Frame 1 (no input): blank canvas, image omitted
Frame 60 (no input): blank canvas, image omitted
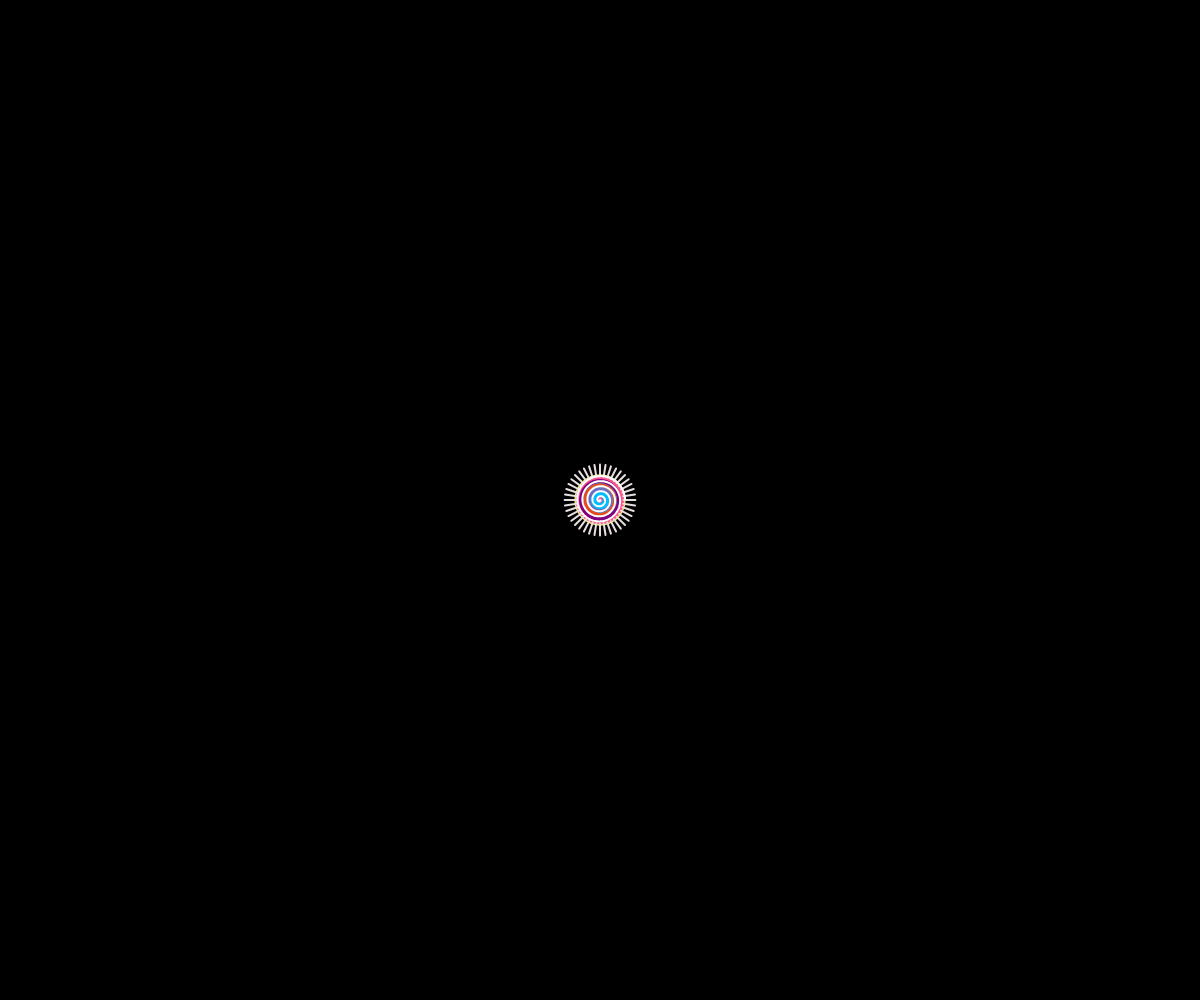
Frame 120 (the mouse pressed at the canvas centre since frame 60)

The p5.js sketch whose frames 1 and 60 were blank and that drew this single picture after the mouse press (run headless with seeded random() and noise() and a simulated clock; from frame 60 on, the mouse is pressed at the canvas centre):

// p5.js sketch
// ── sketch.js


let circlepattern = []; // Array to hold all our cirles
let isPaused = false;      // Whether animation is paused
let speedMultiplier = 1;   // Multiplier to control speed
//modified: i added mouse attraction logic to all move() functions of different pattern types
// the speedMultiplier variable to control the speed of the animation based on user input
//the isPaused variable is to control the pause and resume functionality of the animation


// Color palette for Cora's circles
const fullPalette = [
  "#E53935", "#FF5252", "#0097A7", "#5C91A1", "#B2DFDB", "#4E2424",
  "#FFB300", "#F48FB1", "#0D0477", "#BA68C8", "#AED581", "#7C2945",
  "#FB8C00", "#FFEB3B", "#0D0477", "#AB47BC", "#F0F4C3", "#4A154B",
  "#FF3D00", "#FF4081", "#004D61", "#A67C52", "#E1BEE7", "#103A44"
];

// const numberofcircle = 64;

function setup() {
  createCanvas(windowWidth, windowHeight);
// for (let i = 0; i < numberofcircle; i++) {
  //   let paletteStart = floor(random(0, fullPalette.length - 6));     
  //   let palette = fullPalette.slice(paletteStart, paletteStart + 6);
  //   let x = random(width/4, 3*width/4);
  //   let y = random(height/4, 3*height/4);
  //   let r = random(48, 64); 

  //   let rand = random(); 
  //   if (rand < 0.25) {
  //     circlepattern.push(new criclepattern(x, y, r, palette));
  //   } else if (rand < 0.5) {
  //     circlepattern.push(new YinPatterncriclepattern(x, y, r));
  //   } else if (rand < 0.75) {
  //     circlepattern.push(new KristienPattern1criclepattern(x, y, r));
  //   } else {
  //     circlepattern.push(new KristienPattern2criclepattern(x, y, r));
  //   }
  // }

}
// Modified: i removed the for loop that creates the initial circles because now circles are created interactively by clicking on the canvas


function windowResized() {
  resizeCanvas(windowWidth, windowHeight);
   // Lfor loop for repositioning the circles if they are out of frame after resizing
  for (let criclepattern of circlepattern) {
    if (criclepattern.criclepatternXPos > width || criclepattern.criclepatternXPos < 0) {
      criclepattern.criclepatternXPos = random(width / 4, (3 * width) / 4);
    }
    if (criclepattern.criclepatternYPos > height || criclepattern.criclepatternYPos < 0) {
      criclepattern.criclepatternYPos = random(height / 4, (3 * height) / 4);
// If the circle's x and y position is out of frame, it resets to a random position in the central half
    } 
  }
}

//function draw() {
  //background(0);
  //for (let criclepattern of circlepattern) {
  //  criclepattern.move();
  //  criclepattern.display();
  //}
//}

function draw() {
  background(0);
  for (let c of circlepattern) {
    if (!isPaused) {
      c.move();  // Only move when not paused
    }
    c.display();
  }
}
// ***modified: i changed the Draw Function to toggle pause/resume on mouse click


// Class for the patterned circles(Cora's pattern)
class PatternedCircle {
  constructor(x, y, r, palette) {
      // Storing the position, radius, and color palette for this circle
    this.x = x;             
    this.y = y;             
    this.r = r;             
    this.palette = palette; 
  }

  drawPatternedCircle() {
    push(); 
    translate(this.x, this.y); // Move the origin to the circle's position

    // base background for the circle
    fill("black");
    ellipse(0, 0, this.r * 2);

    // center black + green circles 
    fill("black");
    ellipse(0, 0, this.r * 0.4);
    fill("green");
    ellipse(0, 0, this.r * 0.25);

    // ring outlines
    noFill();
    strokeWeight(4);
    let ringColors = this.palette.slice(0, 6); // palette for ring colors
    for (let i = 0; i < ringColors.length; i++) {
      stroke(ringColors[i]);
      ellipse(0, 0, this.r * (0.5 + 0.1 * i)); // Drawing the colored rings
    }

    // dotted outer circle pattern 
    let layers = 5;                          
    let startRadius = this.r * 0.55;        
    let endRadius = this.r * 0.95;           
    let step = (endRadius - startRadius) / (layers - 1);
    let maxDotSize = 10;
    let spacingFactor = 1.1;

    noStroke();

    // for loop to draw dotted rings with varying radii and colors
    for (let l = 0; l < layers; l++) {
      let radius = startRadius + l * step;
      let dotSize = min(maxDotSize, TWO_PI * radius / 20);
      let numDots = floor(TWO_PI * radius / (dotSize * spacingFactor));
      fill(this.palette[l % this.palette.length]);
      let angleOffset = 0;
      for (let i = 0; i < numDots; i++) {
        let angle = TWO_PI * i / numDots + angleOffset;
        let x = cos(angle) * radius;
        let y = sin(angle) * radius;
        ellipse(x, y, dotSize);
      }
    }
    pop(); //Restore back to the drawing state
  }
}

// criclepattern class (Yin's circle pattern)
class criclepattern {
  constructor(starterXPos, starterYPos, starterRadius, palette) {
    // Initialising the circle position, radius, speed, and its pattern
    this.criclepatternXPos = starterXPos;
    this.criclepatternYPos = starterYPos;
    this.criclepatternRadius = starterRadius;
    this.criclepatternXSpeed = random(-5, 5);
    this.criclepatternYSpeed = random(-5, 5);
    this.patternedCircle = new PatternedCircle(
      this.criclepatternXPos, this.criclepatternYPos, this.criclepatternRadius, palette
    );
  }

  //***Modified: i added mouse attraction logic to all four move() functions of different pattern types 
  // it allows the circle move towards the mouse if within a certain distance
  // Otherwise, it will move with its own speed
  move() {
    
  // Calculate distance vector to mouse position
  let dx = mouseX - this.criclepatternXPos;
  let dy = mouseY - this.criclepatternYPos;
  let distance = dist(mouseX, mouseY, this.criclepatternXPos, this.criclepatternYPos);
  // If within 150 pixels of mouse, move slightly toward it
  if (distance < 150) {
    this.criclepatternXPos += dx * 0.01;
    this.criclepatternYPos += dy * 0.01;
  } else {
    // Otherwise, move normally using velocity
    this.criclepatternXPos += this.criclepatternXSpeed * speedMultiplier;
    this.criclepatternYPos += this.criclepatternYSpeed * speedMultiplier;
    //***Modified: i added the speedMultiplier to control the speed of the animation based on user input
    
  }
  // Bounce off window edges
  if (this.criclepatternXPos + this.criclepatternRadius / 2 > width ||
      this.criclepatternXPos - this.criclepatternRadius / 2 < 0) {
    this.criclepatternXSpeed *= -1;
  }
  if (this.criclepatternYPos + this.criclepatternRadius / 2 > height ||
      this.criclepatternYPos - this.criclepatternRadius / 2 < 0) {
    this.criclepatternYSpeed *= -1;
  }
}

  display() {
    // Update the PatternedCircle's position before drawing
    this.patternedCircle.x = this.criclepatternXPos;
    this.patternedCircle.y = this.criclepatternYPos;
    this.patternedCircle.r = this.criclepatternRadius;
    this.patternedCircle.drawPatternedCircle();
  }
}

// YinPattern pattern class (Yin pattern)
class YinPatterncriclepattern {
  constructor(x, y, r) {
    // Initialize ball position, radius, and speed
    this.criclepatternXPos = x;
    this.criclepatternYPos = y;
    this.criclepatternRadius = r;
    this.criclepatternXSpeed = random(-5, 5);
    this.criclepatternYSpeed = random(-5, 5);
  }

  move() {
  let dx = mouseX - this.criclepatternXPos;
  let dy = mouseY - this.criclepatternYPos;
  let distance = dist(mouseX, mouseY, this.criclepatternXPos, this.criclepatternYPos);

  if (distance < 150) {
    this.criclepatternXPos += dx * 0.01;
    this.criclepatternYPos += dy * 0.01;
  } else {
    this.criclepatternXPos += this.criclepatternXSpeed * speedMultiplier;
    this.criclepatternYPos += this.criclepatternYSpeed * speedMultiplier;

  }

  if (this.criclepatternXPos + this.criclepatternRadius / 2 > width ||
      this.criclepatternXPos - this.criclepatternRadius / 2 < 0) {
    this.criclepatternXSpeed *= -1;
  }
  if (this.criclepatternYPos + this.criclepatternRadius / 2 > height ||
      this.criclepatternYPos - this.criclepatternRadius / 2 < 0) {
    this.criclepatternYSpeed *= -1;
  }
}

  display() {
    drawCircleYin1(this.criclepatternXPos, this.criclepatternYPos, this.criclepatternRadius);
  }
}

// Pattern function from Yin's code
function drawCircleYin1(cx, cy, radius) {
  // Fucntion to draw the pink circle
  noStroke();
  fill('#F764AD');
  circle(cx, cy, radius * 0.3);
  // green dots around the center
  noStroke();
  fill('#8FC79B');
  for (let i = 0; i < 28; i++) {
    let angle = TWO_PI * i/28;
    let x = cx + radius*.3 * cos(angle);
    let y = cy + radius*.3 * sin(angle);
    circle(x, y, radius * 0.05);
  }
    // blue dots in a larger ring
  fill('#048A9D');
  for (let i = 0; i < 18; i++) {
    let angle = TWO_PI * i/18 + 0.1;
    let x = cx + radius*0.4 * cos(angle);
    let y = cy + radius*0.4 * sin(angle);
    circle(x, y, radius * 0.1);
  }

  //colored beams radiating out from the center
  let beamCount = 30;
  let beamColors = ['#F4B205','#E12C25','#4FC3F7','#8FC79B','#081487'];
  let innerR = radius * 0.45;
  let outerR = radius * 0.85;
  noStroke();
  for (let i = 0; i < beamCount; i++) {
    let startA = TWO_PI * i / beamCount;
    let endA = TWO_PI * (i + 1) / beamCount;
    fill(beamColors[i % beamColors.length]);
    let x1 = cx + innerR * cos(startA);
    let y1 = cy + innerR * sin(startA);
    let x2 = cx + outerR * cos(startA);
    let y2 = cy + outerR * sin(startA);
    let x3 = cx + outerR * cos(endA);
    let y3 = cy + outerR * sin(endA);
    let x4 = cx + innerR * cos(endA);
    let y4 = cy + innerR * sin(endA);
    quad(x1, y1, x2, y2, x3, y3, x4, y4);
  }
  //blue wavy outlines around the circle
  stroke('#457B9D');
  strokeWeight(1);
  noFill();
  for (let i = 0; i < 24; i++) {
    let baseAngle = TWO_PI * i / 24;
    beginShape();
    for (let j = 0; j < 6; j++) {
      let offset = (j%2===0?+5:-5);
      let angle = baseAngle + j*0.06;
      let x = cx + (radius+offset)*cos(angle);
      let y = cy + (radius+offset)*sin(angle);
      vertex(x, y);
    }
    endShape();
  }
  // pink rectangles in a circle 
  noStroke();
  fill('#F495AF');
  for (let i = 0; i < 30; i++) {
    let angle = TWO_PI * i/30 + PI/95;
    let x = cx + radius*1.2 * cos(angle);
    let y = cy + radius*1.2 * sin(angle);
    push();
      translate(x, y);
      rotate(PI/4);
      rectMode(CENTER);
      rect(0, 0, radius*0.08, radius*0.1);
    pop();
  }
  // yellow wavy outline
  stroke('#F4B205');
  strokeWeight(2);
  noFill();
  let waveCount = 420;
  let waveRad = radius * 1.3;
  let amplitude = 1;   
  let numberOfWaves = 60;       
  beginShape();
  for (let i = 0; i <= waveCount; i++) {
    let angle = TWO_PI * i / waveCount;
    let rOff = amplitude * sin(numberOfWaves  * angle);
    let x = cx + (waveRad + rOff) * cos(angle);
    let y = cy + (waveRad + rOff) * sin(angle);
    vertex(x, y);
  }
  endShape(CLOSE);
  // yellow dots (outsie the circle)
  noStroke();
  fill('#D2D39B');
  for (let i = 0; i < 36; i++) {
    let angle = TWO_PI * i/36;
    let x = cx + radius*1.4 * cos(angle);
    let y = cy + radius*1.4 * sin(angle);
    circle(x, y, radius * 0.06);
  }
}

// Kristen's circle pattern 01
class KristienPattern1criclepattern {
  constructor(x, y, r) {
    // Initialising the circle position, radius, and speed
    this.criclepatternXPos = x;
    this.criclepatternYPos = y;
    this.criclepatternRadius = r;
    this.criclepatternXSpeed = random(-5, 5);
    this.criclepatternYSpeed = random(-5, 5);
  }

  move() {
  let dx = mouseX - this.criclepatternXPos;
  let dy = mouseY - this.criclepatternYPos;
  let distance = dist(mouseX, mouseY, this.criclepatternXPos, this.criclepatternYPos);

  if (distance < 150) {
    this.criclepatternXPos += dx * 0.01;
    this.criclepatternYPos += dy * 0.01;
  } else {
    this.criclepatternXPos += this.criclepatternXSpeed * speedMultiplier;
    this.criclepatternYPos += this.criclepatternYSpeed * speedMultiplier;
  
  }

  if (this.criclepatternXPos + this.criclepatternRadius / 2 > width ||
      this.criclepatternXPos - this.criclepatternRadius / 2 < 0) {
    this.criclepatternXSpeed *= -1;
  }
  if (this.criclepatternYPos + this.criclepatternRadius / 2 > height ||
      this.criclepatternYPos - this.criclepatternRadius / 2 < 0) {
    this.criclepatternYSpeed *= -1;
  }
}
  display() {
    // Draws Kristien's first circle pattern
    drawCircleKristien1(this.criclepatternXPos, this.criclepatternYPos, this.criclepatternRadius);
  }
}

// Kristie's Circle pattern 02
class KristienPattern2criclepattern {
  constructor(x, y, r) {
    this.criclepatternXPos = x;
    this.criclepatternYPos = y;
    this.criclepatternRadius = r;
    this.criclepatternXSpeed = random(-5, 5);
    this.criclepatternYSpeed = random(-5, 5);
  }

  move() {
  let dx = mouseX - this.criclepatternXPos;
  let dy = mouseY - this.criclepatternYPos;
  let distance = dist(mouseX, mouseY, this.criclepatternXPos, this.criclepatternYPos);

  if (distance < 150) {
    this.criclepatternXPos += dx * 0.01;
    this.criclepatternYPos += dy * 0.01;
  } else {
    this.criclepatternXPos += this.criclepatternXSpeed * speedMultiplier;
    this.criclepatternYPos += this.criclepatternYSpeed * speedMultiplier;
  }

  if (this.criclepatternXPos + this.criclepatternRadius / 2 > width ||
      this.criclepatternXPos - this.criclepatternRadius / 2 < 0) {
    this.criclepatternXSpeed *= -1;
  }
  if (this.criclepatternYPos + this.criclepatternRadius / 2 > height ||
      this.criclepatternYPos - this.criclepatternRadius / 2 < 0) {
    this.criclepatternYSpeed *= -1;
  }
}


  display() {
    // Draws Kristien's 2nd circle pattern
    drawCircleKristien2(this.criclepatternXPos - this.criclepatternRadius/2, this.criclepatternYPos - this.criclepatternRadius/2, this.criclepatternRadius, this.criclepatternRadius * 0.65);
  }
}

// Function for Kristen's first circle pattern
function drawCircleKristien1(cx = 500, cy = 160, r = 130) {
  // concentric colored circles
  noStroke();
  fill("rgb(240,248,108)");
  circle(cx, cy, r);
  fill("#4B99F8E0");
  circle(cx, cy, r - 10);
  fill("#fc558b");
  circle(cx, cy, r - 20);
  fill("#f1b62e");
  circle(cx, cy, r - 30);
  fill("#4B99F8E0");
  circle(cx, cy, r - 40);
  fill("#222222");
  circle(cx, cy, r - 50);
  fill("#fc558b");
  circle(cx, cy, r - 100);

  //sun rays radiating from the center
  drawSunRays(cx, cy, r * 0.46, r * 0.69, 40, '#E7DFDF', 2);
  //rings of colored points
  drawCirclePoints(cx, cy, r * 0.31, 40, 'purple', 10);
  drawCirclePoints(cx, cy, r * 0.27, 40, 'deepskyblue', 6);
  drawCirclePoints(cx, cy, r * 0.23, 20, '#e74a1f', 10);
  drawCirclePoints(cx, cy, r * 0.19, 30, 'deepskyblue', 6);
  drawCirclePoints(cx, cy, r * 0.15, 15, ' #6f6dc1', 10);
  drawCirclePoints(cx, cy, r * 0.12, 30, 'deepskyblue', 6);
  //white spiral in the center
  drawSpiral(cx, cy, 0.8, 5 * TWO_PI);
}

function drawSunRays(cx, cy, innerR, outerR, count, colorName, weight) {
  stroke(colorName);
  strokeWeight(weight);
  for (let i = 0; i < count; i++) {
    let angle = i * TWO_PI / count;
    let x1 = cx + innerR * cos(angle);
    let y1 = cy + innerR * sin(angle);
    let x2 = cx + outerR * cos(angle);
    let y2 = cy + outerR * sin(angle);
    line(x1, y1, x2, y2);
  }
}

function drawCirclePoints(cx, cy, r, count, colorName, weight) {
  stroke(colorName);
  strokeWeight(weight);
  for (let i = 0; i < count; i++) {
    let angle = i * (TWO_PI / count); 
    //divides the circle into equal slices and each individual point is evenly spaced around the circle
    let x = cx + r * cos(angle);
    let y = cy + r * sin(angle);
    point(x, y);
  }
}

function drawSpiral(cx, cy, k, maxAngle) {
  // Draws a spiral starting at (cx, cy) with growth factor k up to maxAngle
  noFill();
  stroke('#ffffff');
  strokeWeight(2);
  beginShape();
  for (let angle = 0; angle < maxAngle; angle += 0.05) {
    let r = k * angle;
    let x = cx + r * cos(angle);
    let y = cy + r * sin(angle);
    vertex(x, y);
  }
  endShape();
}

// --- Kristien Pattern 2 Function ---
function drawCircleKristien2(x, y, w, h) {
  // Calculating center and the frame dimensions for the ellipse
  let cx = x + w / 2;
  let cy = y + h / 2;
  let left = x;
  let right = x + w;
  let top = y;
  let bottom = y + h;

  let maxLayers = 7;
  let startR = 80;
  let layerGap = 10;

   // Draw several layers of shapes (circles, rectangles, triangles) in rings
  for (let layer = 0; layer < maxLayers; layer++) {
    let r = startR - layer * layerGap; 
    let count = 40 + layer * 5; 
    for (let i = 0; i < count; i++) {
      let angle = TWO_PI * i / count;
      let px = cx + r * cos(angle);
      let py = cy + r * sin(angle);
      if (i % 3 === 0) {
        fill('#e76f51');
        noStroke();
        circle(px, py, 8);
      } else if (i % 3 === 1) {
        fill('#90d4ff');
        noStroke();
        rect(px - 4, py - 4, 8, 8);
      } else {
        fill('#2c75ff');
        noStroke();
        triangle(px, py - 5, px + 5, py + 5, px - 5, py + 5);
      }
    }
  }

  // Draw a eye-like shape in the center using bezier curves
  fill('yellow');
  stroke('#111111');     
  strokeWeight(4); 
  beginShape();
  vertex(left, cy);
  bezierVertex(cx - w * 0.2, top, cx + w * 0.2, top, right, cy);
  bezierVertex(cx + w * 0.2, bottom, cx - w * 0.2, bottom, left, cy);
  endShape(CLOSE);

  // multi-color eyeball in the center
  let eyeRadius = min(w, h) / 1.5;
  drawMultiColorEyecriclepattern(cx, cy, eyeRadius);

  //white lines in the center of the eye
  stroke('#ffffff');
  strokeWeight(2);
  line(cx - 4, cy, cx + 4, cy);
  line(cx, cy - 4, cx, cy + 9); 
}

// colored circles to form an eyeball
function drawMultiColorEyecriclepattern(cx, cy, maxRadius) {
  let colors = [
    '#90d4ff',  
    '#3e9efc', 
    '#2c75ff', 
    '#6540f5',
    '#4b2ca7', 
    '#2b185a', 
    '#111111'
  ];
  noStroke();
  for (let i = 0; i < colors.length; i++) {
    let r = maxRadius * (1 - i * 0.15);
    fill(colors[i]);
    circle(cx, cy, r);
  }
}

//***Modified: i also added the mousePressed function to allow users to create new circles by clicking anywhere on the canvas
// This function is called whenever the mouse is pressed
// It randomly selects a pattern type and creates a new circle at the mouse position with a random radius and color palette
// The new circle is added to the circlepattern array, allowing it to be displayed and animated in the draw loop
function mousePressed() {
  let paletteStart = floor(random(0, fullPalette.length - 6));     
  let palette = fullPalette.slice(paletteStart, paletteStart + 6);
  let r = random(48, 64); 

  let rand = random();
  if (rand < 0.25) {
    circlepattern.push(new criclepattern(mouseX, mouseY, r, palette));
  } else if (rand < 0.5) {
    circlepattern.push(new YinPatterncriclepattern(mouseX, mouseY, r));
  } else if (rand < 0.75) {
    circlepattern.push(new KristienPattern1criclepattern(mouseX, mouseY, r));
  } else {
    circlepattern.push(new KristienPattern2criclepattern(mouseX, mouseY, r));
  }
}

function keyPressed() {
  if (key === ' ') {
    isPaused = !isPaused; // Toggle pause
  } else if (keyCode === UP_ARROW) {
    speedMultiplier *= 1.2; // Increase speed
  } else if (keyCode === DOWN_ARROW) {
    speedMultiplier *= 0.8; // Decrease speed
  } else if (key === 'c' || key === 'C') {
    circlepattern = []; // Clear all circles
  }
}
// ***Modified: i added the keyPressed function to allow users to control the speed of the animation
// Pressing UP_ARROW increases speed, DOWN_ARROW decreases speed, and SPACE toggles pause/resume
// This allows for interactive control over the animation speed and pause functionality
// Pressing 'c' or 'C' clears all circles from the canvas
// This allows users to reset the canvas and start fresh with new circles
